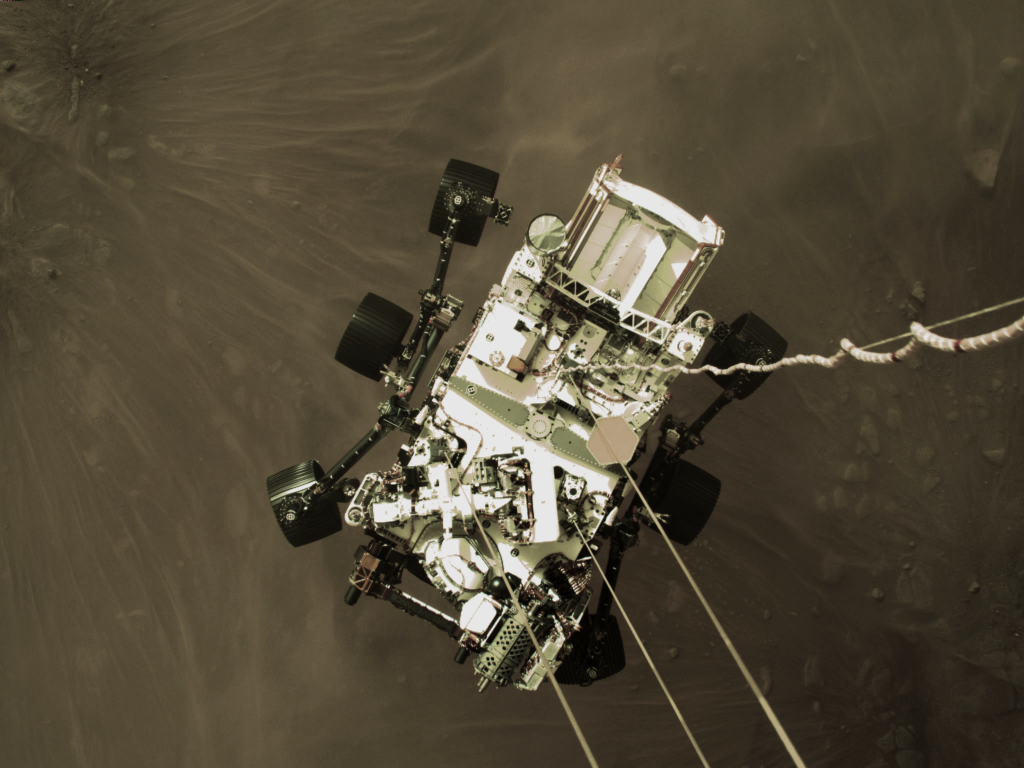
#> input picture PIA24428_original.png, 2048 x 1536 px, found by its file name (shown at 1/2 size)
$ python preprocess_image.py
#> lines starting #> are read from the running program, lines starting #| are printed output that depends on the picture
from __future__ import annotations

import hashlib
import json
import platform
from datetime import datetime, timezone
from pathlib import Path

from PIL import Image, __version__ as PILLOW_VERSION

ROOT = Path(__file__).resolve().parent
SOURCE = ROOT / "data" / "source" / "PIA24428_original.png"
OUTPUT = ROOT / "data" / "processed" / "PIA24428_gray_256x256.png"
METADATA = ROOT / "metadata" / "image_preprocessing.json"


def sha256(path: Path) -> str:
    h = hashlib.sha256()
    with path.open("rb") as f:
        for chunk in iter(lambda: f.read(1024 * 1024), b""):
            h.update(chunk)
    return h.hexdigest()


def main() -> None:
    OUTPUT.parent.mkdir(parents=True, exist_ok=True)
    METADATA.parent.mkdir(parents=True, exist_ok=True)

    with Image.open(SOURCE) as im:
#> im is the input picture: PIL image 2048x1536 RGB; mean R, G, B 82.4, 73.7, 55.8
        source_format = im.format
#> source_format = 'PNG'
        source_mode = im.mode
#> source_mode = 'RGB'
        source_size = list(im.size)
#> source_size = [2048, 1536]

        # Largest centered square crop: 1536 x 1536 from the 2048 x 1536 source.
        side = min(im.size)
#> side = 1536
        left = (im.width - side) // 2
#> left = 256
        top = (im.height - side) // 2
#> top = 0
        right = left + side
#> right = 1792
        bottom = top + side
#> bottom = 1536
        crop_box = [left, top, right, bottom]
#> crop_box = [256, 0, 1792, 1536]

        gray = im.crop((left, top, right, bottom)).convert("L")
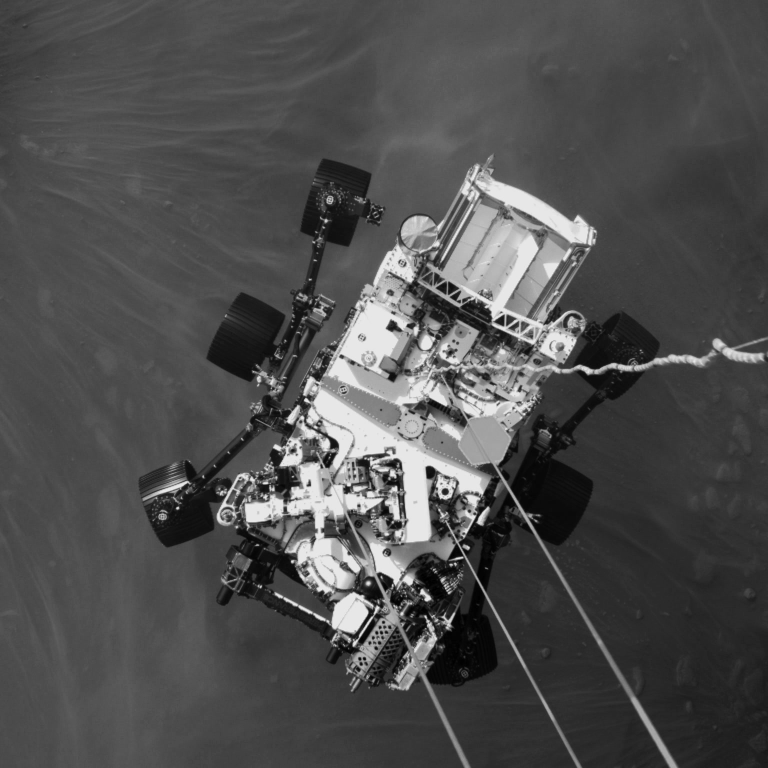
#> gray: PIL image 1536x1536 L (shown at 1/2 size); min 0, max 241, mean 78.5
        reference = gray.resize((256, 256), resample=Image.Resampling.LANCZOS)
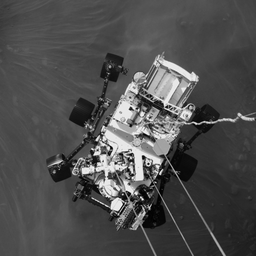
#> reference: PIL image 256x256 L; min 0, max 255, mean 78.5
        reference.save(OUTPUT, format="PNG", optimize=False)

    metadata = {
        "source": {
            "identifier": "NASA/JPL-Caltech PIA24428",
            "download_url": "https://assets.science.nasa.gov/content/dam/science/psd/mars/downloadable_items/4/5/45686_1-PIA24428-High-Resolution_Still_Image_of_Perseverances_Landing.png",
            "filename": SOURCE.name,
            "sha256": sha256(SOURCE),
            "format": source_format,
            "mode": source_mode,
            "size": source_size,
        },
        "preprocessing": {
            "crop_rule": "largest centered square crop",
            "crop_box_xyxy": crop_box,
            "crop_size": [side, side],
            "grayscale": "Pillow Image.convert('L')",
            "resize_size": [256, 256],
            "resize_filter": "Lanczos",
            "output_format": "PNG",
            "output_mode": "L",
            "output_filename": OUTPUT.name,
            "output_sha256": sha256(OUTPUT),
        },
        "software": {
            "python": platform.python_version(),
            "pillow": PILLOW_VERSION,
        },
        "created_utc": datetime.now(timezone.utc).isoformat(),
    }
    METADATA.write_text(json.dumps(metadata, indent=2) + "\n", encoding="utf-8")

    with Image.open(OUTPUT) as out:
        print(json.dumps({
            "output": str(OUTPUT),
            "format": out.format,
            "mode": out.mode,
            "size": out.size,
            "sha256": metadata["preprocessing"]["output_sha256"],
            "crop_box_xyxy": crop_box,
            "metadata": str(METADATA),
        }, indent=2))
#> (printed output is left out)


if __name__ == "__main__":
    main()
